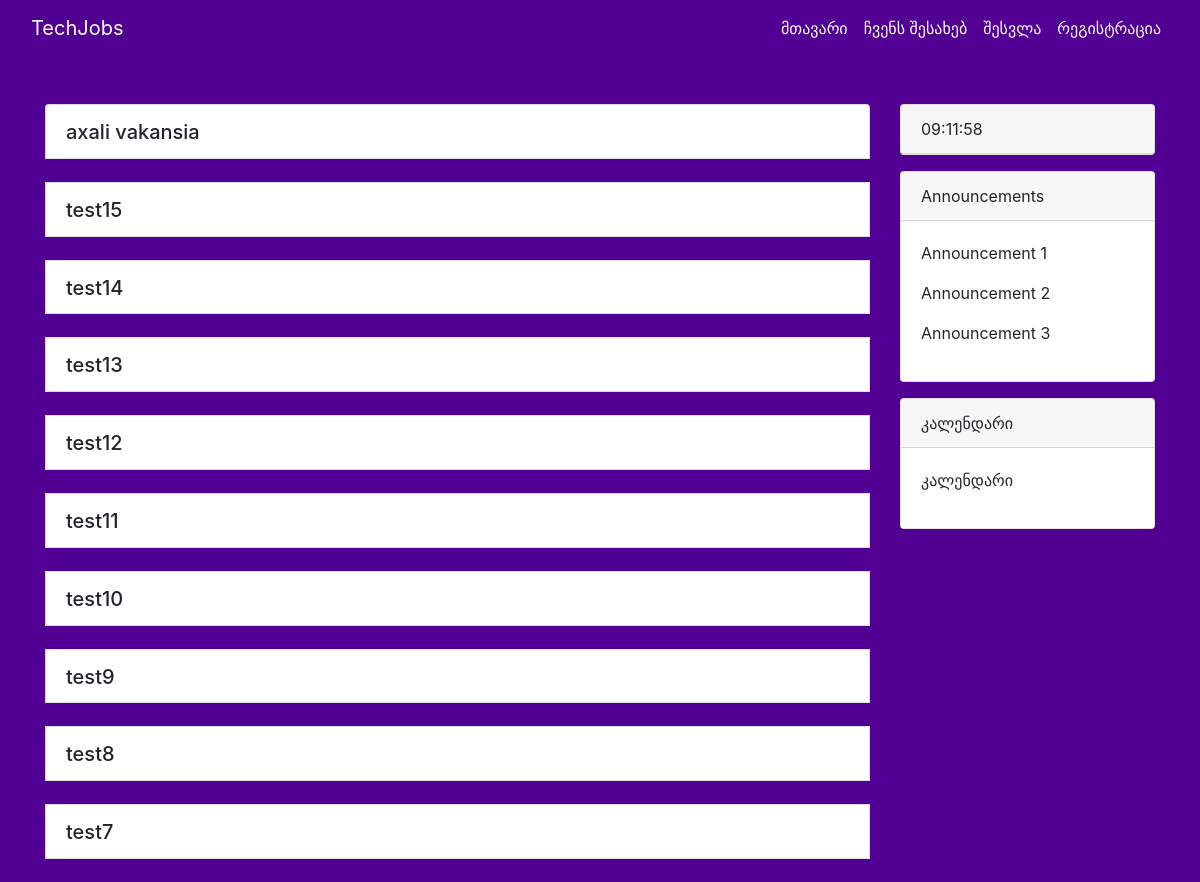
Page /home on the earlier database version.
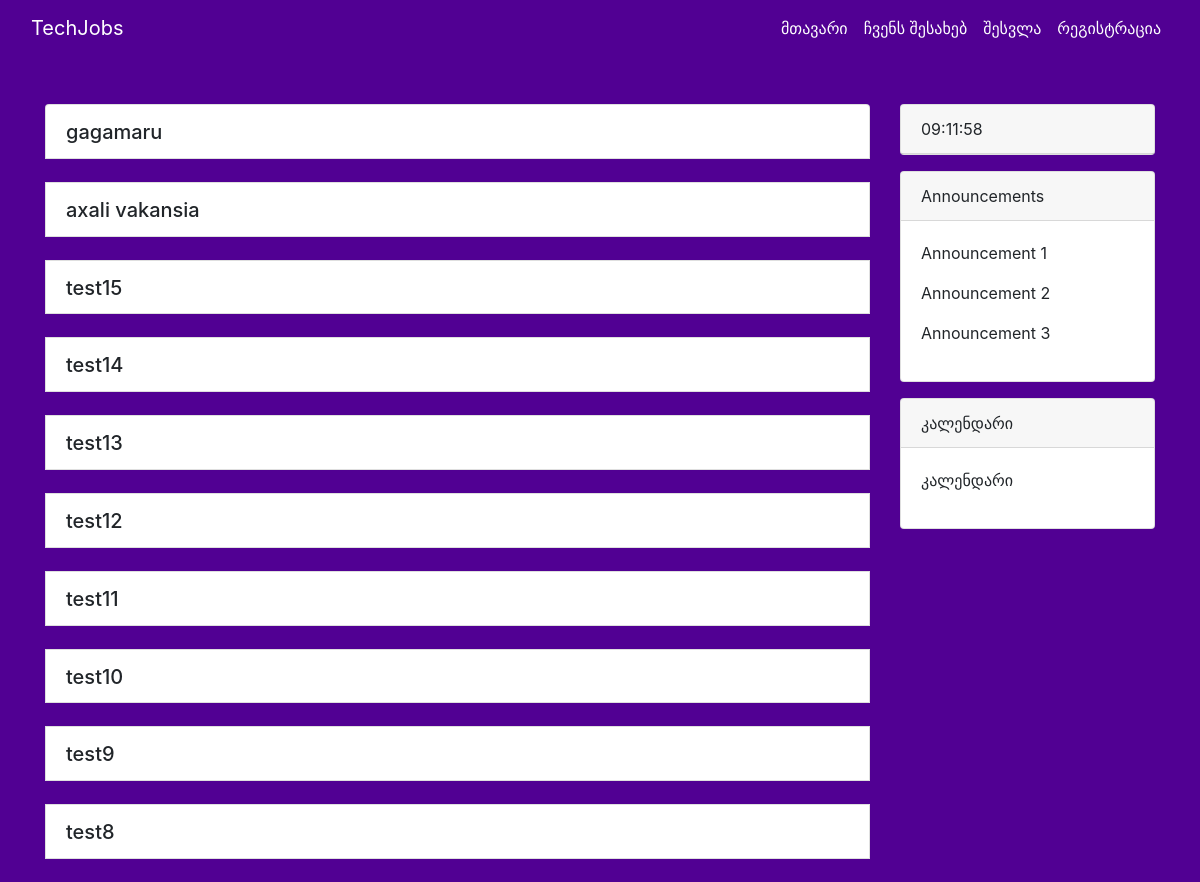
Same page on the later database version.
### app/models.py (models this page shows, shortened)
class Job(db.Model):
    id = db.Column(db.Integer, primary_key=True)
    title = db.Column(db.String(20), unique=True, nullable=False)
    date_posted = db.Column(db.DateTime, nullable=False, default=datetime.utcnow)
    description = db.Column(db.Text, nullable=False)
    user_id = db.Column(db.Integer, db.ForeignKey('user.id'), nullable=False)

### app/routes.py (the view)
@app.route('/')
@app.route('/home')
def home():
    page = request.args.get('page', 1, type=int)
    jobs = Job.query.order_by(Job.date_posted.desc()).paginate(page=page, per_page=10)
    return render_template('home.html', jobs=jobs)

### app/templates/home.html (shortened to what this page needs)
{% extends "base.html" %}
{% block content %}
<br>
<br>
<div class="row">
    <div class="col-md-9 offset-md-0">
        <ul class="list-group">
            {% for job in jobs %}
            <li class="list-group-item">
                <div class="d-flex justify-content-between align-items-center">
                    <div>
                        <h4 class="mb-0">
                            <a class="job-title" href="#" data-toggle="collapse" data-target="#job-{{ loop.index }}">
                                {{ job.title }}
                            </a>
                        </h4>
                    </div>
                </div>
            </li>
            <br>
            {% endfor %}
        </ul>
    </div>
    <div class="col-md-3">
        <div class="card mb-3">
            <div class="card-header">
                <div id="live-clock"></div>
            </div>
        </div>
        <div class="card mb-3">
            <div class="card-header">
                Announcements
            </div>
            <div class="card-body">
                <p>Announcement 1</p>
                <p>Announcement 2</p>
                <p>Announcement 3</p>
            </div>
        </div>
        <div class="card">
            <div class="card-header">
                კალენდარი
            </div>
            <div class="card-body">
                <p>კალენდარი</p>
            </div>
        </div>
    </div>
</div>
{% endblock %}

### app/templates/base.html (shortened to what this page needs)
<!DOCTYPE html>
<html>
<head>
    <link rel="stylesheet" href="https://cdn.jsdelivr.net/npm/bootstrap@4.3.1/dist/css/bootstrap.min.css"
>
    <link href="{{ url_for('static', filename='main.css') }}" rel="stylesheet">
</head>
<body>
<header class="main-header">
    <nav class="navbar navbar-expand-lg navbar-dark bg-body-tertiary">
        <div class="container-fluid">
            <a class="navbar-brand" href="{{url_for ('home') }}">TechJobs</a>
            <div class="collapse navbar-collapse" id="navbarNav">
                <ul class="navbar-nav ml-auto">
                    <li class="nav-item">
                        <a class="nav-link active" aria-current="page" href="{{url_for ('home') }}">მთავარი</a>
                    </li>
                    <li class="nav-item">
                        <a class="nav-link" href="{{url_for ('about') }}">ჩვენს შესახებ</a>
                    </li>
                    {% if current_user.is_authenticated %}
                    <li class="nav-item">
                        <a class="nav-link" href="{{url_for ('new_job') }}">ახალი ვაკანსია</a>
                    </li>
                    <li class="nav-item">
                        <a class="nav-link" href="{{url_for ('account') }}">პროფილი</a>
                    </li>
                    <li class="nav-item">
                        <a class="nav-link" href="{{url_for ('logout') }}">გამოსვლა</a>
                    </li>
                    {% else %}
                    <li class="nav-item">
                        <a class="nav-link" href="{{url_for ('login') }}">შესვლა</a>
                    </li>
                    <li class="nav-item">
                        <a class="nav-link" href="{{url_for ('register') }}">რეგისტრაცია</a>
                    </li>
                    {% endif %}
                </ul>
            </div>
        </div>
    </nav>
</header>
<div class="container">
    <div class="row">
        <div class="col">
            {% block content %}
            {% endblock %}
        </div>
    </div>
</div>
</body>
</html>

### app/static/main.css (style rules this page uses)
.navbar-dark { background-color: #510093; }
.navbar-dark .navbar-brand, .navbar-dark .navbar-nav .nav-link { color: #fff; }
body { background-color: #510093; }
.job-title { font-size: 20px; color: inherit; text-decoration: none; }

Differences in the rows shown:
no longer on this page (row unchanged): Job: title "test7"
added Job: title "gagamaru"
